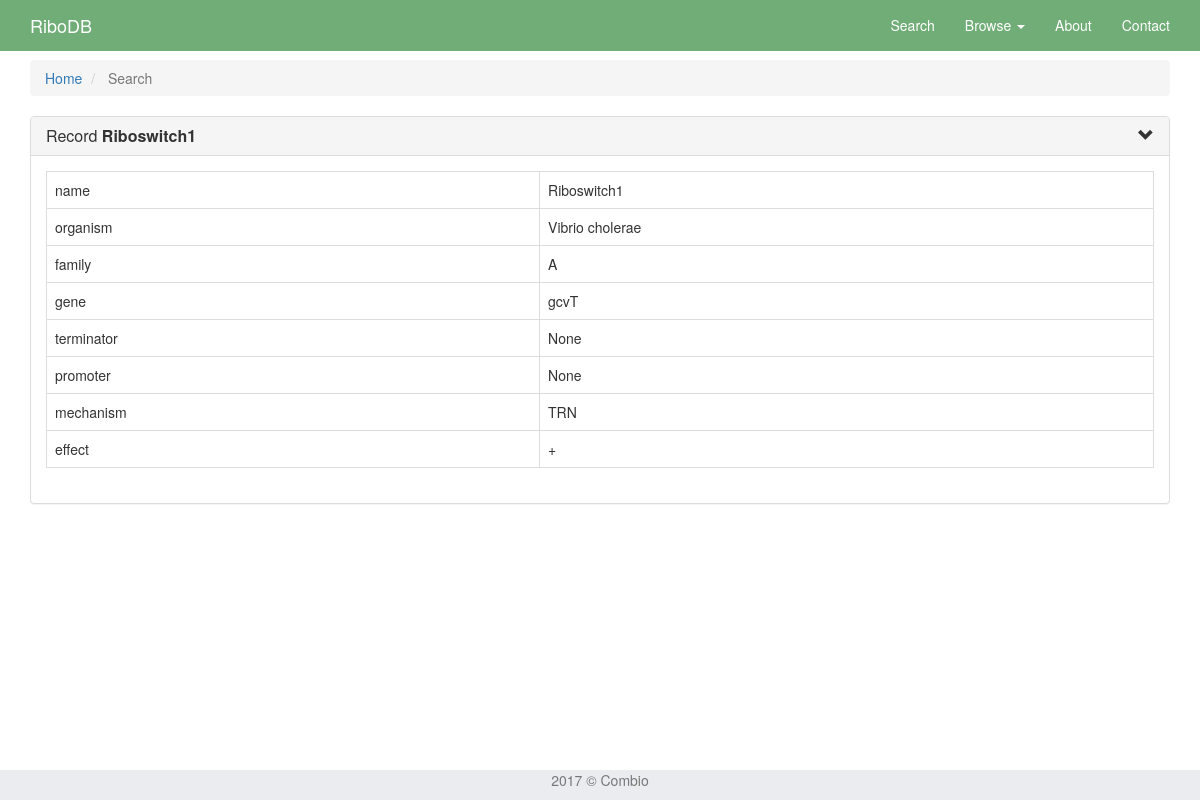
Page /search/record/Riboswitch1/ on the committed database.
### database/models.py (models this page shows, shortened)
class Record(models.Model):
	family = models.ForeignKey('RiboFamily', null = True)
	gene = models.OneToOneField('Gene', null = True, related_name = 'gene')
	genes_under_operon_regulation = models.ManyToManyField('Gene', related_name = 'operon_gene') # MANY TO MANY
	terminator = models.OneToOneField('Position', null = True, related_name = 'terminator')
	promoter = models.OneToOneField('Position', null = True, related_name = 'promoter')
	articles = models.ManyToManyField('Article', related_name = 'article') # MANY TO MANY
	name = models.CharField('nazwa', max_length = 20)
	EFFECT_CHOICES = (
		('+', 'ACTIVATION'),
		('.', 'UNKNOWN'),
		('-', 'SILECING'),
	)
	effect = models.CharField(max_length = 1, choices = EFFECT_CHOICES, default = '.')
	MECHANISM_CHOICES = (
		('TRN', 'TRANSCRIPTION'),
		('TRL', 'TRANSLATION'),
		('UN', 'UNKNOWN'),
		('DG', 'DEGRADATION'),
	)
	mechanism = models.CharField(max_length = 3, choices = MECHANISM_CHOICES, default = 'UN')
	mechanism_confirmation = models.ForeignKey('Article', related_name = 'confirmation', null = True)

class Organism(models.Model):
	scientific_name = models.CharField('nazwa_naukowa', max_length = 250, primary_key = True)
	common_name = models.CharField('nazwa_zwyczajowa', max_length = 250)
	accession_number = models.CharField('numer_dostepu', max_length = 15)
	taxonomy = models.ForeignKey('Taxonomy', null = True)

class Gene(models.Model):
	organism = models.ForeignKey('Organism', null = True)
	name = models.CharField('nazwa', max_length = 20, null = False)
	locus_tag = models.CharField(max_length = 15)
	position = models.OneToOneField('Position', null = True, related_name = 'gene_position')

### search/views.py (the view)
# urls.py: url(r'^record/(?P<riboswitch_name>([A-Za-z0-9])+)/$', views.record, name="record"),
def record(request, riboswitch_name):
    l = []
    context = {}
    for r in Record.objects.filter(name=riboswitch_name):
        context['name'] = r.name
        context['organism'] = r.gene.organism.scientific_name
        context['family'] = r.family.name
        context['gene'] = r.gene.name
        context['terminator'] = r.terminator
        context['promoter'] = r.promoter
        context['mechanism'] = r.mechanism
        context['effect'] = r.effect
    l.append(context)
    test = {
        'l': l,
        'name': context['name'],
    }
    print(context)
    return render(request, 'search/record.html', test)

### search/templates/search/record.html (shortened to what this page needs)
{% extends 'database/base.html' %}
{% load static %}
{% block content %}
<div class="container">
  <div class="bs-example">
    <ul class="breadcrumb">
      <li>
        <a href="{% url 'database:index' %}">
        	Home
        </a>
      </li>
      <li class="active">
        Search
      </li>
    </ul>
  </div>
  <div class="panel panel-default" id="record-panel">
    <div class="panel-heading">
      <h4 class="panel-title">
        <a data-toggle="collapse" data-parent="#accordion" href="#browsePanel">
        Record <strong>{{name}}</strong>
        </a>
        <span class="pull-right panel-collapse-clickable" data-toggle="collapse" data-parent="#accordion" href="#browsePanel">
        <i class="glyphicon glyphicon-chevron-down"></i>
        </span>
      </h4>
    </div>
    <div id="browsePanel" class="panel-collapse collapse in">
      <div class="panel-body">
        <table class="table table-bordered table-hover">
          <tbody>
            {% for i in l %}
            {% for key, value in i.items %}
            <tr>
              <td>{{ key }}</td>
              <td>{{ value }}</td>
            </tr>
            {% endfor %}
            {% endfor %}
          </tbody>
        </table>
      </div>
    </div>
  </div>
</div>
{% endblock %}

### database/static/database/css/custom.css (style rules this page uses)
html { height: 100%; }
body { padding-top: 60px; height: 100%; }
.panel-collapse-clickable { cursor: pointer; }
.panel.panel-default { margin-right: 12px; margin-bottom: 12px; }
#record-panel { margin-right: 0; }

### rows in the picture
Record: name "Riboswitch1", i "Riboswitch1" "TRN"
Organism: i "Vibrio cholerae"
Gene: i "gcvT"

### other values in the picture
{{ key }} "name" "organism" "family" "gene" "terminator" "promoter" "mechanism" "effect"
{{ value }} "A" "None" "None" "+"
